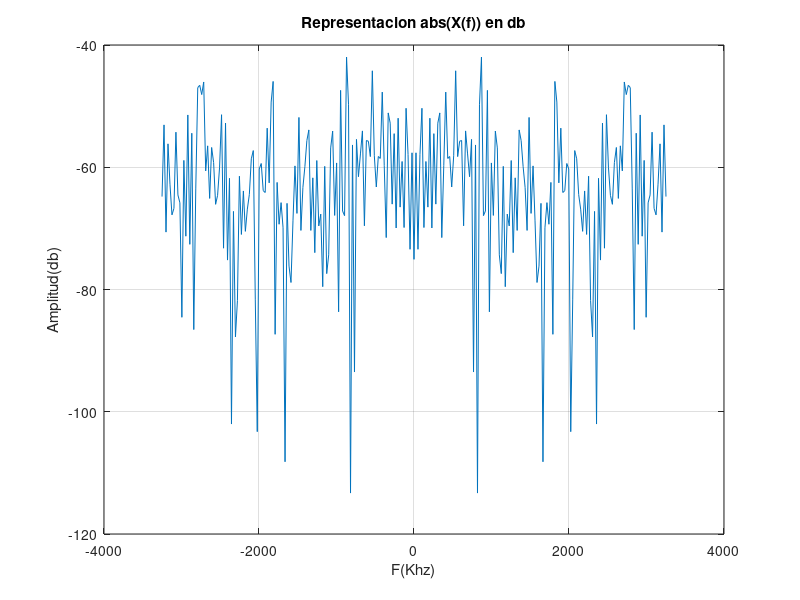
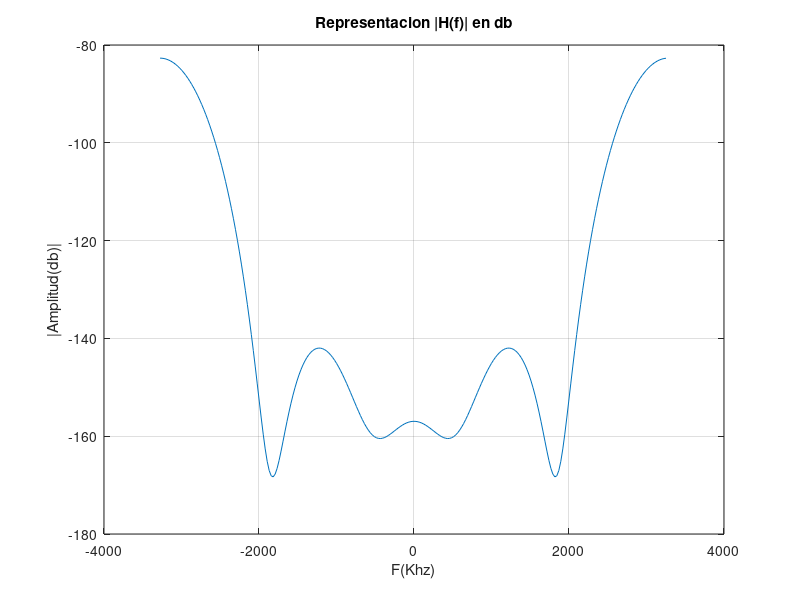
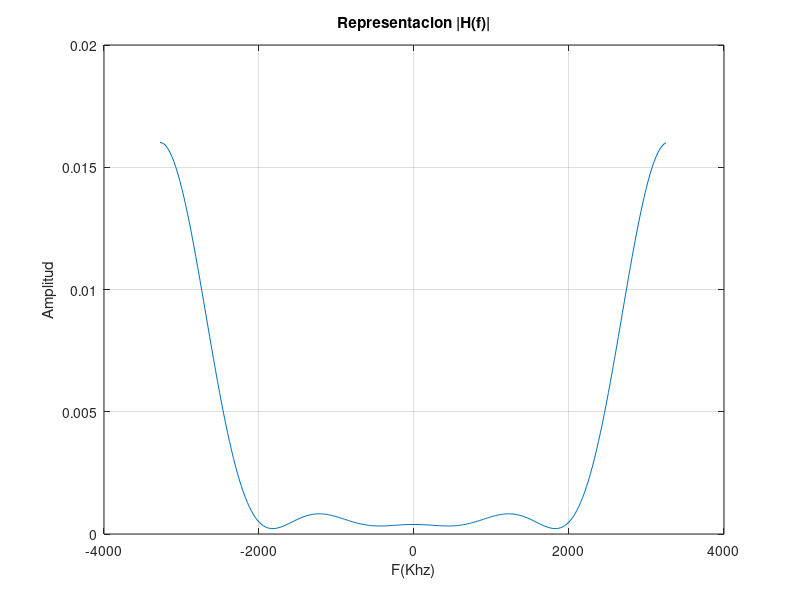
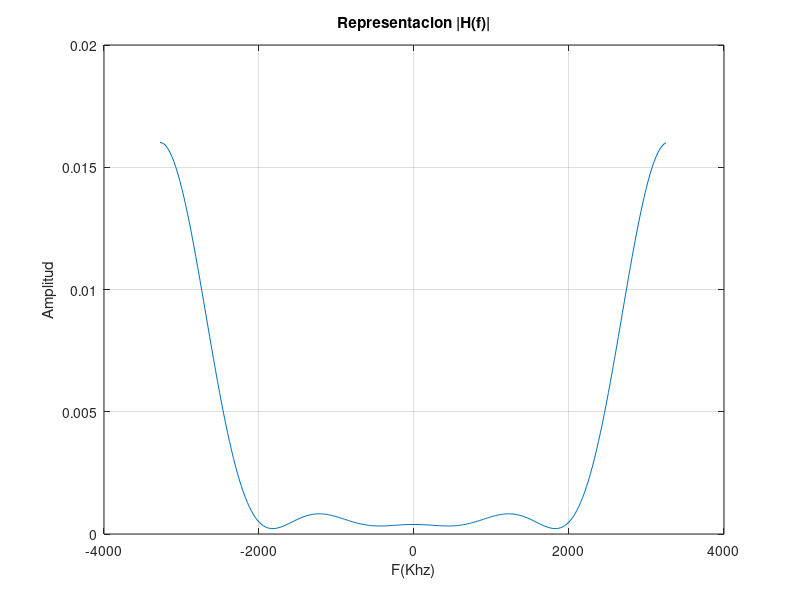

The MATLAB source for these figures, in order: (Note: this script raises an error after producing the figures.)
%% Práctica 5 - Prefijo cíclico
% Teresa González García y María José Medina Hernández

%% Ejercicio 2.1 - Convolucion circular

%% 2.1.1 Representación del espectro de x en dB

% N puntos FFT
N=256;
% frecuencia de muestreo
Fs=25600;
% periodo de muestreo
Ts=1/Fs;

% señal de entrada aleatoria
x=randi([-1,1],1,N);

% X(f) -> FFT. Es necesario escalar las amplitudes /N para que la operación fft de
% matlab coincida con la fórmula teórica.
X=fft(x,N)/N;

% vector f (paso Fs) -> mitad puntos NFFT espectro + y mitad -
f=-N*Fs/2:Fs:N*Fs/2-Fs;

%Se representa el espectro del canal en dbs con fftshift, para visualizar el resultado de la FFT con el componente de f=0 en el centro del espectro.
figure
plot (f/1000,20*log(abs(fftshift(X))));
title('Representacion abs(X(f)) en db');
xlabel('F(Khz)');
ylabel('Amplitud(db)');
grid on

%%
% Se representa el espectro de una señal aleatoria (valores -1, 0,1) de N
% puntos. Como se puede observar, el espectro es simétrico, ya que las
% amplitudes (en valor absoluto) de las frecuencias de rango -N/2*Fs a 0
% coiciden con las de las frecuencias de rango 0 a +N/2*Fs. 

%% 2.1.2 Representación de H en dB

% h[n] es un filtro digital de k=9 posiciones en total (en el dominio del tiempo
% discreto).
h=[-0.1,0.3,-0.5,0.7,-0.9,0.7, -0.5, 0.3, -0.1];

% H(f) es la respuesta al impulso del canal -> FFT.
H=fft(h,N)/N;
% Representacion |H(f)| el dominio de la frecuencia (db)
figure
plot (f/1000,20*log(abs(fftshift(H))));
title('Representacion |H(f)| en db');
xlabel('F(Khz)');
ylabel('|Amplitud(db)|');
grid on

%Representacion |H(f)| en el dominio de la frecuencia (unidades naturales)
figure
plot(f/1000,abs(fftshift(H)));
title('Representacion |H(f)|');
xlabel('F(Khz)');
ylabel('Amplitud');
grid on

%Representacion |H(f)| en el dominio de la frecuencia (unidades naturales)
figure
plot(f/1000,abs(fftshift(H)));
title('Representacion |H(f)|');
xlabel('F(Khz)');
ylabel('Amplitud');
grid on

%%
% 
% Como se puede observar, el espectro de nuevo es simétrico, y corresponde
% a un filtro que atenúa la señal de entrada principalmente en el rango de
% frecuencias de -2000Khz a 2000Khz. Deja pasar los tonos en f=-3000Khz y
% 3000Khz.

%% 2.1.3 Cálculo de la convolución lineal y representación del espectro de Y en dB
% y es la señal en recibida, es decir, x convolucionada con la respuesta al
% impulso del canal (h). El canal provocará un retardo y un escalado de
% amplitud (atenuación) de la señal de entrada x -> y=suma(ak*x[n-k]).
% convolucion lineal
y=conv(x,h);
% y(f) = NFFT.
Y=fft(y,N)/N;
figure;
plot (f/1000,20*log(abs(fftshift(Y))));
title('Representacion Y(f) en db');
xlabel('F(Khz)');
ylabel('Amplitud(db)');
grid on

%%
% En la gráfica se puede observar como las amplitudes de Y(f) resultante se encuentran muy atenuadas en comparación con las amplitudes de X(f) (f=0, X(0)=-93db, Y(0)=-143 db,  debido al efecto del canal). También se observa como las amplitudes en f=+-3000Khz son las menos atenuadas (-20db aprox). Se tiene en cuenta que la y[n] se encuentra retardada en el tiempo, por lo que está adelantada en frecuencia.

%% 2.1.4 Cálculo de la convolución circular y representación del espectro de Yc en dB
% Para calcular la convolucion circular de x*h, se ha utilizado la función
% cconv de MATLAB módulo N. Por defecto la función cconv devuleve un vector
% de longitud LENGTH(A)+LENGTH(B)-1, lo cual es equivalente a la
% convolución lineal. Sin embargo, nosotros necesitamos que sea de longitud
% N porque quremos que tenga la misma longitud que x = 256.
yc=cconv(x,h,N);
Yc=fft(yc,N)/N;
figure;
plot (f/1000,20*log(abs(fftshift(Yc))));
title('Representacion Yc(f) en db');
xlabel('F(Khz)');
ylabel('Amplitud(db)');
grid on

%% 
% Se observan las mismas conclusiones en cuanto a atenuación que en el
% apartado anterior, pero el espectro es distinto en el rango de
% frecuencias +-2000Khz, porque las amplitudes resultantes de la
% convolución circular son distintos a los de la convolución lineal.
%% 2.1.5 Comparación de Y teórica, Y e Yc
% A continuación se comparan la Y teórica (X.*H*N) con la Y obtenida por convolución circular y la obtenida por convolución lineal. Se escala X*H (*N), ya que X*H resulta en amplitudes /N^2. Así, se puede comparar con las Y's (escaladas /N).
Yteorica= (X.*H*N);
dif_circular=sum(abs(Yc - Yteorica));
disp(['Diferencia X*H con convolucion circular: ' num2str(dif_circular)]);
dif_lineal=sum(abs(Y-Yteorica));
disp(['Diferencia X*H con convolucion lineal: ' num2str(dif_lineal)]);
disp(['Diferencia entre convolucion circular y lineal: ' num2str(abs(dif_circular-dif_lineal))]);
%%
% Se observa cómo la diferencia en el caso de la convolucion circular con
% la Yteorica es despreciable (orden $10^{-15}$), mientras que en el caso de la
% convolucion lineal es ligeramente mayor a la unidad. 

%Representacion en frecuencia para la comparación Yteorica, Ylineal e
%Ycircular.
figure
plot (f/1000,20*log(abs(Yteorica)), '-og');
hold on 
plot (f/1000,20*log(abs(Yc)),'-b');
hold on 
plot (f/1000,20*log(abs(Y)),'-r');
title('Comparativa entre Ys');
xlabel('F(Khz)');
ylabel('Amplitud(db)');
legend('Y teorica', 'Ycircular', 'Ylineal');
grid on


%%
% Como se puede observar, la Y teórica es idéntica a la Y obtenida por convolución circular (se ha representado la teórica con círculos verdes ya que al ser idénticas quedaba tabada completamente), mientras que la Y obtenida por convolución lineal presenta diferencias en los mínimos, los cuales llegan a valores significativamente más bajos que los reales.

%% 2.1.6 Generación del prefijo cíclico
% Se extiende x para añadir un prefijo cíclico al comienzo de la señal. 
% Este prefijo corresponde a una repetición de las últimas muestras de x.
% Su longitud debe ser mayor a la longitud de la respuesta al impulso del
% canal, en este caso length(h) = 9 muestras. Su valor óptimo será el mínimo que cumpla 
% esta condición, para así utilizar la máxima velocidad de transmisión
% posible, por lo que para este caso corresponde a 9 muestras. Sin embargo,
% por motivos de claridad en la representación gráfica, para esta práctica
% se ha elegido un valor de 20 muestras.

L=20; % Longitud del prefijo cíclico
% Prefijo con ultimos L elementos x
pref= x(length(x)-L+1:length(x));
% Xextendida, añadiendo el prefijo al inicio. longitud=256+20=276.
xext= [pref x];

% Representacion en el dominio del tiempo y comparación x's
figure
subplot(3, 1, 1)
t = 0:Ts:(length(xext)-1)*(Ts);
plot(t, [zeros(1, L) x])
title('x[n]')
grid on
subplot(3, 1, 2)
plot(t, [pref, zeros(1, length(x))])
title('Prefijo cíclico[n]')
grid on
subplot(3, 1, 3)
plot(t, xext)
title('xext[n]')
grid on
%% 
% Como se puede observar, en el dominio temporal xext= x + prefijo. Para
% representar x y comparar, se añade zero-padding de tamaño L (longitud prefijo).
%% 2.1.7 Obtención de Yc mediante convolución lineal
% Realizamos la convolución lineal entre xext y h para obtener yext. Para
% obtener yc quitamos las primeras muestras (longitud de la extensión cíclica) y nos
% quedamos con las N siguientes. Al calular el error total entre yc
% calculada en el apartado anterior e yc calculada en este apartado (yc1)
% obtenemos un valor del orden de $10^{-14}$, por lo que se puede afirmar
% que son iguales.

yext=conv(xext,h);
% Quitamos las primeras muestras (longitud de la extensión cíclica) y nos
% quedamos con las N siguientes.  Longitud resultante=256.
yc1=yext(length(pref)+1:length(pref)+N);
disp(['Diferencia yc1 (convolucion lineal con prefijo) e yc (convolucion circular): ' num2str(sum(abs(yc1-yc)))]);
%%
% La diferencia entre la señal resultante de la convolucion lineal sin el
% prefijo y la señal tras la convolucion circular es insignificante, del
% orden de $10^{-14}$. Por lo tanto, se puede concluir que son iguales, por
% lo que añadiendo un prefijo ciclico a la señal de entrada, la salida de la convolucion
% lineal(tras eliminar el prefijo)=convolucion circular.
%% 
% A continuación se ha representado de forma gráfica el método de obtención
% de yc.
% Como se puede observar, se han descartado las L primeras muestras del
% vector y se ha tomado las N muestras siguientes. 

% Representacion de forma gráfica
t = 0:Ts:(length(yext)-1)*(Ts);
figure
subplot(2, 1, 1)
plot(t, yext)
title('Yextendida convolucion con prefijo L=20');
grid on
xlabel('t(s)');
ylabel('yext(s)');
subplot(2,1,2)
%añadir zero-padding para representarlo con el mismo tamaño
y1=[zeros(1,length(pref)) yc1 zeros(1, length(yext)-(length(yc1)+length(pref)))];
plot(t, y1);
title('Y1 (sin prefjo)');
xlabel('t(s)');
ylabel('y1(s)');
grid on

%% 
% Como se puede observar en ambas gráficas, se ha pasado de la primera
% señal a la segunda, recortando un número de muestras al inicio igual al
% prefijo cíclico.
% En la representacion se ve cómo se ha añadido zero- padding al principio
% y al final del vector para conseguir el mismo tamaño que yext (284) y
% poder representarlo, aunque en realidad este vector no lleva padding. En
% el rango sin padding se puede ver como las amplitudes de ambas señales
% coinciden.

%% Ejercicio 2.2 - Ecualizacion

%% 2.2.1 Generación de una señal ofdm
% Generación de una señal ofdm con 10 subportadoras moduladas en QPSK y
% 100 símbolos ofdm. Se añade un prefijo cíclico de longitud 16 pero en
% lugar de utilzar las últimas muestras de x[n], se rellena con ceros para
% observar el efecto que tiene a la hora de recuperar la señal original.

NFFT  =	256;  % Tamaño de la FFT
df    =  200;  % Separación entre portadoras
Fs    =	NFFT*df;  % Frecuencia de muestreo
Nf    =	10;  % Numero de portadoras con datos
m_ary =	4;  % Indicador de modulacion digital de cada portadora
Nofdm  =  100;  % Número de símbolos OFDM
l_cp_a=16; % longitud del prefijo cíclico A

%random bits a transmitir
txbits = round(rand([1,log2(m_ary)*Nofdm*Nf]));

mod = moduladorQPSK(txbits); % Generación de los símbolos QPSK
mod = reshape(mod, [Nf, Nofdm]); % reordenación de los símbolos en una matriz de Nf x Nofdm
 
%  Modulación OFDM
%  Creación de la matriz X, de componentes espectrales, para la IFFT
%  Incialización a cero 
X = zeros(NFFT, Nofdm);

%  Asignación de los símbolos moduladores al espectro positivo
X(29:38,:) = mod;

%  Asignación de los símbolos moduladores en orden inverso y conjugados al espectro negativo. Describa lo que realiza la función flipud.
X(NFFT/2+2:NFFT,:) = flipud(conj(X(2:NFFT/2,:)));

% Las funcion ifft de Matlab no multiplica por el número de muestras como se debería hacer de forma teórica, por
% lo que se añade manualmente.
x = ifft(X, NFFT, 'symmetric')*NFFT;

cp_a=zeros(l_cp_a,Nofdm); % Prefijo ciclico de longitud 16 compuesto por ceros
s = [cp_a ; x]; % Añadir prefijo ciclico
s = reshape(s,  [], 1); % Convertir a vector columna para su transmisión

%%
% El añadir un prefijo cíclico formado por ceros causa que en lugar de
% realizar una convolución circular, se realice una convolución lineal.
% Como se ha visto antes, X·H ≠ Y, (no se cumple con la operacion FFT) por lo que habrá errores en recepción.
% Por tanto, no se podrá recuperar la señal original mediante ecualización,
% deshaciendo el efecto del canal (X≠Y/H).


%% 2.2.2 Recepción de la señal transmitida tras pasar por el canal 
 s_rx = conv(s, h);
 %truncado a length(s);
 s_rx = s_rx(1:end-length(h)+1);
 
%% 2.2.3 Eliminación del periodo de guarda
% Para ello se reagrupa la señal recibida
%de forma matricial y de eliminan las primeras filas, en particular de la
%primera a la longitud del periodo de guarda. 

x_cp_rx_a = reshape(s_rx, NFFT+l_cp_a, Nofdm);
% Eliminamos el prefijo cíclico
x_rx_a = x_cp_rx_a(l_cp_a+(1:NFFT),:);

%% 2.2.4 Ecualización
% Ecualizacion mediante la división del espectro de la señal recibida entre la respuesta en frecuencia del canal. Ya que se utiliza un periodo de guarda, si este es el adecuado (longitud prefijo ciclico > longitud del canal, y ultimos elementos de la señal de entrada), se cumple que X=Y/H.

X_RX_A=fft(x_rx_a,NFFT)/NFFT;
X_RX_EQ_A =( X_RX_A ./ repmat(H.',1,Nofdm))/NFFT;  %dominio frecuencia = Y/H
%%
% A continuación se compara la señal transmitida con la señal recibida.
% Como es de esperar, puesto que se ha utilizado un prefijo cíclico
% compuesto por ceros, el error no es nulo. Además, es significativamente más grande el error en fase que en
%  cuadratura (eje horizontal).
% Se demuestra así, que añadiendo un prefijo con todo 0's, no se puede
% recuperar la señal de entrada, ya que, como se demostró en el ejercicio 1, X·H ≠ Y.
disp(["Diferencia en recepción caso a: " sum(sum(X_RX_EQ_A - X))])
disp(["Diferencia en valor absoluto: " abs(sum(sum(X_RX_EQ_A - X)))])

%% 2.2.5 Comparación de símbolos QPSK
% Comparación de los símbolos QPSK a la salida del modulador con los recibidos a la salida del ecualizador. Para ello primero es necesario recuperar deshacer la estructura de OFDM para extraer las subportadoras que contienen
%información. A continuación, estas subportadoras se reestructuran en un vector fila y se compara con el vector de símbolos QPSK del transmisor.

% Recuperar QPSK
eq_a=  X_RX_EQ_A(29:38,:);
mod=reshape(mod, 1 ,[]);
eq_a=reshape(eq_a, 1 ,[]);
% Scatterplot
scatterplot(mod);
title('QPSK TX');
grid on
scatterplot(eq_a);
title('QPSK RX A');
grid on

%%
% Como se puede observar en la gráfica, la correspondencia entre los
% símbolos no es perfecta a pesar de que no existía ruido en el canal. Como
% se ha explicado antes, esto se debe a que X·H ≠ Y. Al estar utilizando
% una convolución lineal en lugar de la circular. En particular, se generan
% en vez de puntos de la constelación, unos círculos de radio 0.1.
%% 2.2.6  Repetición con l_cp = 4
% Repetición de los pasos 1 a 5 esta vez con un prefijo cíclico de longitud 4, inferior a la longitud de la respuesta al impulso del canal, lo que causará que no se pueda recuperar la señal transmitida tras ecualizar ya que la longitud no es suficiente como para anular la distorsión multicamino que se genera. Este prefijo cíclico se genera tomando las l_cp últimas filas de la matriz x y añadiéndolas al principio de esta.

l_cp_b=4;
cp_b = x(length(x)-l_cp_b+1:length(x), :);

% Repetición de los pasos 1 a 5 para cp_b
s = [cp_b ; x]; % 1. Añadir el prefijo cíclico
s = reshape(s,  [], 1);
s_rx = conv(s, h); % 2. Simular el canal
s_rx = s_rx(1:end-length(h)+1);
x_cp_rx_b= reshape(s_rx, NFFT+l_cp_b, Nofdm);
x_rx_b = x_cp_rx_b(l_cp_b+(1:NFFT),:); % 3. Eliminar el periodo de guarda
X_RX_B=fft(x_rx_b,NFFT)/NFFT; % 4. Ecualizar
X_RX_EQ_B =( X_RX_B ./ repmat(H.',1,Nofdm))/NFFT;

%%
% En este caso, el error es significativamente mayor que en el apartado
% anterior, ya que la longitud del prefijo cíclico es menor que la longitud
% del canal. La señal resultante tras eliminar el periodo de guarda y
% ecualizar ya no es la señal original.
disp(["Diferencia  en recepción caso b: " sum(sum(X_RX_EQ_B - X))])
disp(["Diferencia en valor absoluto: " abs(sum(sum(X_RX_EQ_B - X)))])


eq_b=  X_RX_EQ_B(29:38,:);
mod=reshape(mod, 1 ,[]);
eq_b=reshape(eq_b, 1 ,[]);
scatterplot(eq_b);
title('QPSK RX B');
grid on

%%
% En este caso, en vez de generar círculos en torno a los valores de la
% constelación, se generan una especie de arco de circunferencia en torno a
% estos. Esto se debe a haber utilizado un prefijo cíclico de longitud menor
% a la respuesta al impulso del canal. El radio sigue siendo de
% aproximadamente 0.1 aunque, como se ha dicho, solo se encuentra en la
% zona más próxima a la horizontal, es decir, el error en fase es
% significativamente más alto que en cuadratura.

%% 2.2.7 Repetición con l_cp = 16
% Repeticion de los pasos 1 a 5 esta vez con un prefijo cíclico delongitud 16, superior a la longitud de la respuesta al impulso del canal, lo que causará que no sí pueda recuperar la señal transmitida tras ecualizar ya que la longitud es suficiente para anular la distorsión multicamino que se genera. Este prefijo cíclico se genera tomando las 16 últimas filas de la matriz x y añadiéndolas al principio de esta.
l_cp_c=16;
cp_c = x(length(x)-l_cp_c+1:length(x), :);
%%
% Repetición de los pasos 1 a 5 para cp_c
s = [cp_c ; x]; % 1. Añadir el prefijo cíclico
s = reshape(s,  [], 1);
s_rx = conv(s, h); % 2. Simular el canal
s_rx = s_rx(1:end-length(h)+1);
x_cp_rx_c= reshape(s_rx, NFFT+l_cp_c, Nofdm);
x_rx_c = x_cp_rx_c(l_cp_c+(1:NFFT),:); % 3. Eliminar el periodo de guarda
X_RX_C=fft(x_rx_c,NFFT)/NFFT; % 4. Ecualizar
X_RX_EQ_C =( X_RX_C ./ repmat(H.',1,Nofdm))/NFFT;
%%
% En este caso, ya que la longitud del prefijo es > que la longitud del
% canal, y se añaden los ultimos l_cp_c elementos de la señal de entrada,
% tras la convolucion lineal, eliminar el periodo de guarda y ecualizar, la
% diferencia en recepcción es del orden de $10^{-14}$ (módulo), por lo que
% podemos concluir que las señales son iguales. Gracias al prefijo, podemos
% recuperar mediante la ecualización (deshaciendo el efecto del canal con
% su inversa) la señal de transmisión en OFDM.
disp(["Diferencia en recepción caso c: " sum(sum(X_RX_EQ_C - X))]);
disp(["Diferencia en valor absoluto: " abs(sum(sum(X_RX_EQ_C - X)))]);

eq_c=  X_RX_EQ_C(29:38,:);
mod=reshape(mod, 1 ,[]);
eq_c=reshape(eq_c, 1 ,[]);
scatterplot(eq_c);
title('QPSK RX C');
grid on

%%
% Esta vez la constelación obtenida es perfecta. Se demuestra así que en
% ausencia de ruido, utilizando un prefijo cíclico de longitud superior a
% la respuesta al impulso del canal, es posible recuperar a la prefección
% la señal orginal, eliminando la distorsión multitrayecto del canal en OFDM.
% Como es lógico, esto solo es posible si se cuenta con
% el comportamiento exacto de H. En la práctica tan solo se cuenta con una
% estimación, por lo que existirá error en recepción. Además, la respuesta
% al impulso no suele ser constante en el tiempo, por lo que no solo será
% necesario estimarla, sino que además se deberá actualizar periódicamente
% si se quiere asegurar su validez.




